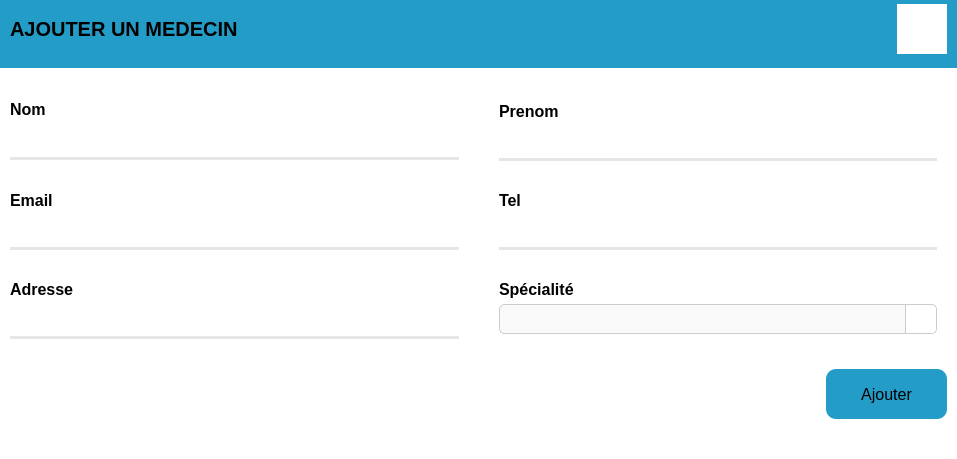
<?xml version="1.0" encoding="UTF-8"?>
<ui version="4.0">
 <class>AjouterMedecin</class>
 <widget class="QDialog" name="AjouterMedecin">
  <property name="geometry">
   <rect>
    <x>0</x>
    <y>0</y>
    <width>957</width>
    <height>459</height>
   </rect>
  </property>
  <property name="windowTitle">
   <string>Dialog</string>
  </property>
  <layout class="QHBoxLayout" name="horizontalLayout">
   <property name="spacing">
    <number>0</number>
   </property>
   <property name="leftMargin">
    <number>0</number>
   </property>
   <property name="topMargin">
    <number>0</number>
   </property>
   <property name="rightMargin">
    <number>0</number>
   </property>
   <property name="bottomMargin">
    <number>0</number>
   </property>
   <item>
    <widget class="QFrame" name="carre">
     <property name="styleSheet">
      <string notr="true">#carre{
	background-color: rgb(255, 255, 255);
}</string>
     </property>
     <property name="frameShape">
      <enum>QFrame::NoFrame</enum>
     </property>
     <property name="frameShadow">
      <enum>QFrame::Raised</enum>
     </property>
     <layout class="QVBoxLayout" name="verticalLayout_5">
      <property name="spacing">
       <number>0</number>
      </property>
      <property name="leftMargin">
       <number>0</number>
      </property>
      <property name="topMargin">
       <number>0</number>
      </property>
      <property name="rightMargin">
       <number>0</number>
      </property>
      <property name="bottomMargin">
       <number>10</number>
      </property>
      <item>
       <widget class="QFrame" name="autre">
        <property name="maximumSize">
         <size>
          <width>16777215</width>
          <height>70</height>
         </size>
        </property>
        <property name="styleSheet">
         <string notr="true">#autre{
border-bottom: 2px solid rgb(255, 255, 255);
background-color: rgb(36, 156, 200);
}</string>
        </property>
        <property name="frameShape">
         <enum>QFrame::NoFrame</enum>
        </property>
        <property name="frameShadow">
         <enum>QFrame::Raised</enum>
        </property>
        <layout class="QHBoxLayout" name="horizontalLayout_2">
         <property name="spacing">
          <number>0</number>
         </property>
         <property name="leftMargin">
          <number>10</number>
         </property>
         <property name="topMargin">
          <number>0</number>
         </property>
         <property name="rightMargin">
          <number>10</number>
         </property>
         <property name="bottomMargin">
          <number>12</number>
         </property>
         <item>
          <widget class="QLabel" name="label_3">
           <property name="font">
            <font>
             <pointsize>15</pointsize>
             <weight>75</weight>
             <bold>true</bold>
            </font>
           </property>
           <property name="styleSheet">
            <string notr="true">background-color: rgb(36, 156, 200);</string>
           </property>
           <property name="text">
            <string>AJOUTER UN MEDECIN</string>
           </property>
          </widget>
         </item>
         <item>
          <widget class="QPushButton" name="femer">
           <property name="maximumSize">
            <size>
             <width>50</width>
             <height>50</height>
            </size>
           </property>
           <property name="cursor">
            <cursorShape>PointingHandCursor</cursorShape>
           </property>
           <property name="styleSheet">
            <string notr="true">background-color: rgb(255, 255, 255);
border: none;</string>
           </property>
           <property name="text">
            <string/>
           </property>
           <property name="icon">
            <iconset resource="../MedocMedecin/icon.qrc">
             <normaloff>:/ICON/close-line.svg</normaloff>:/ICON/close-line.svg</iconset>
           </property>
           <property name="iconSize">
            <size>
             <width>36</width>
             <height>36</height>
            </size>
           </property>
          </widget>
         </item>
        </layout>
       </widget>
      </item>
      <item>
       <widget class="QFrame" name="frame_6">
        <property name="maximumSize">
         <size>
          <width>16777215</width>
          <height>279</height>
         </size>
        </property>
        <property name="styleSheet">
         <string notr="true">#frame_6{
background-color: rgb(255, 255, 255);
}

QLineEdit{
border: none;
border-bottom: 3px solid rgb(230, 230, 230);
background-color: transparent;
}</string>
        </property>
        <property name="frameShape">
         <enum>QFrame::NoFrame</enum>
        </property>
        <property name="frameShadow">
         <enum>QFrame::Raised</enum>
        </property>
        <layout class="QVBoxLayout" name="verticalLayout">
         <property name="spacing">
          <number>0</number>
         </property>
         <property name="leftMargin">
          <number>10</number>
         </property>
         <property name="topMargin">
          <number>0</number>
         </property>
         <property name="rightMargin">
          <number>10</number>
         </property>
         <property name="bottomMargin">
          <number>0</number>
         </property>
         <item>
          <widget class="QFrame" name="frame">
           <property name="frameShape">
            <enum>QFrame::NoFrame</enum>
           </property>
           <property name="frameShadow">
            <enum>QFrame::Raised</enum>
           </property>
           <layout class="QHBoxLayout" name="horizontalLayout_6">
            <property name="spacing">
             <number>0</number>
            </property>
            <property name="leftMargin">
             <number>0</number>
            </property>
            <property name="topMargin">
             <number>0</number>
            </property>
            <property name="rightMargin">
             <number>0</number>
            </property>
            <property name="bottomMargin">
             <number>0</number>
            </property>
            <item>
             <widget class="QFrame" name="frame_4">
              <property name="maximumSize">
               <size>
                <width>16777215</width>
                <height>16777215</height>
               </size>
              </property>
              <property name="frameShape">
               <enum>QFrame::NoFrame</enum>
              </property>
              <property name="frameShadow">
               <enum>QFrame::Raised</enum>
              </property>
              <layout class="QVBoxLayout" name="verticalLayout_2">
               <property name="spacing">
                <number>0</number>
               </property>
               <property name="leftMargin">
                <number>0</number>
               </property>
               <property name="topMargin">
                <number>0</number>
               </property>
               <property name="rightMargin">
                <number>20</number>
               </property>
               <property name="bottomMargin">
                <number>0</number>
               </property>
               <item>
                <widget class="QFrame" name="frame_7">
                 <property name="frameShape">
                  <enum>QFrame::NoFrame</enum>
                 </property>
                 <property name="frameShadow">
                  <enum>QFrame::Raised</enum>
                 </property>
                 <layout class="QHBoxLayout" name="horizontalLayout_3">
                  <property name="spacing">
                   <number>0</number>
                  </property>
                  <property name="leftMargin">
                   <number>0</number>
                  </property>
                  <property name="topMargin">
                   <number>30</number>
                  </property>
                  <property name="rightMargin">
                   <number>0</number>
                  </property>
                  <property name="bottomMargin">
                   <number>0</number>
                  </property>
                  <item>
                   <widget class="QLabel" name="label">
                    <property name="font">
                     <font>
                      <pointsize>12</pointsize>
                      <weight>75</weight>
                      <bold>true</bold>
                     </font>
                    </property>
                    <property name="text">
                     <string>Nom</string>
                    </property>
                   </widget>
                  </item>
                 </layout>
                </widget>
               </item>
               <item>
                <widget class="QFrame" name="frame_5">
                 <property name="frameShape">
                  <enum>QFrame::NoFrame</enum>
                 </property>
                 <property name="frameShadow">
                  <enum>QFrame::Raised</enum>
                 </property>
                 <layout class="QVBoxLayout" name="verticalLayout_3">
                  <property name="spacing">
                   <number>0</number>
                  </property>
                  <property name="leftMargin">
                   <number>0</number>
                  </property>
                  <property name="topMargin">
                   <number>0</number>
                  </property>
                  <property name="rightMargin">
                   <number>0</number>
                  </property>
                  <property name="bottomMargin">
                   <number>0</number>
                  </property>
                  <item>
                   <widget class="QLineEdit" name="L_nomM">
                    <property name="minimumSize">
                     <size>
                      <width>0</width>
                      <height>40</height>
                     </size>
                    </property>
                    <property name="font">
                     <font>
                      <pointsize>11</pointsize>
                     </font>
                    </property>
                    <property name="inputMethodHints">
                     <set>Qt::ImhNone</set>
                    </property>
                    <property name="cursorPosition">
                     <number>0</number>
                    </property>
                   </widget>
                  </item>
                 </layout>
                </widget>
               </item>
              </layout>
             </widget>
            </item>
            <item>
             <widget class="QFrame" name="frame_8">
              <property name="frameShape">
               <enum>QFrame::NoFrame</enum>
              </property>
              <property name="frameShadow">
               <enum>QFrame::Raised</enum>
              </property>
              <layout class="QVBoxLayout" name="verticalLayout_4">
               <property name="spacing">
                <number>0</number>
               </property>
               <property name="leftMargin">
                <number>20</number>
               </property>
               <property name="topMargin">
                <number>0</number>
               </property>
               <property name="rightMargin">
                <number>0</number>
               </property>
               <property name="bottomMargin">
                <number>0</number>
               </property>
               <item>
                <widget class="QFrame" name="frame_9">
                 <property name="frameShape">
                  <enum>QFrame::NoFrame</enum>
                 </property>
                 <property name="frameShadow">
                  <enum>QFrame::Raised</enum>
                 </property>
                 <layout class="QHBoxLayout" name="horizontalLayout_4">
                  <property name="spacing">
                   <number>0</number>
                  </property>
                  <property name="leftMargin">
                   <number>0</number>
                  </property>
                  <property name="topMargin">
                   <number>32</number>
                  </property>
                  <property name="rightMargin">
                   <number>0</number>
                  </property>
                  <property name="bottomMargin">
                   <number>0</number>
                  </property>
                  <item>
                   <widget class="QLabel" name="label_2">
                    <property name="font">
                     <font>
                      <pointsize>12</pointsize>
                      <weight>75</weight>
                      <bold>true</bold>
                     </font>
                    </property>
                    <property name="text">
                     <string>Prenom</string>
                    </property>
                   </widget>
                  </item>
                 </layout>
                </widget>
               </item>
               <item>
                <widget class="QFrame" name="frame_10">
                 <property name="frameShape">
                  <enum>QFrame::NoFrame</enum>
                 </property>
                 <property name="frameShadow">
                  <enum>QFrame::Raised</enum>
                 </property>
                 <layout class="QVBoxLayout" name="verticalLayout_6">
                  <property name="spacing">
                   <number>0</number>
                  </property>
                  <property name="leftMargin">
                   <number>0</number>
                  </property>
                  <property name="topMargin">
                   <number>0</number>
                  </property>
                  <property name="rightMargin">
                   <number>10</number>
                  </property>
                  <property name="bottomMargin">
                   <number>0</number>
                  </property>
                  <item>
                   <widget class="QLineEdit" name="L_prenomM">
                    <property name="minimumSize">
                     <size>
                      <width>0</width>
                      <height>40</height>
                     </size>
                    </property>
                    <property name="font">
                     <font>
                      <pointsize>11</pointsize>
                     </font>
                    </property>
                    <property name="placeholderText">
                     <string/>
                    </property>
                   </widget>
                  </item>
                 </layout>
                </widget>
               </item>
              </layout>
             </widget>
            </item>
           </layout>
          </widget>
         </item>
         <item>
          <widget class="QFrame" name="frame_2">
           <property name="frameShape">
            <enum>QFrame::NoFrame</enum>
           </property>
           <property name="frameShadow">
            <enum>QFrame::Raised</enum>
           </property>
           <layout class="QHBoxLayout" name="horizontalLayout_8">
            <property name="spacing">
             <number>0</number>
            </property>
            <property name="leftMargin">
             <number>0</number>
            </property>
            <property name="topMargin">
             <number>0</number>
            </property>
            <property name="rightMargin">
             <number>0</number>
            </property>
            <property name="bottomMargin">
             <number>0</number>
            </property>
            <item>
             <widget class="QFrame" name="frame_26">
              <property name="maximumSize">
               <size>
                <width>16777215</width>
                <height>16777215</height>
               </size>
              </property>
              <property name="frameShape">
               <enum>QFrame::NoFrame</enum>
              </property>
              <property name="frameShadow">
               <enum>QFrame::Raised</enum>
              </property>
              <layout class="QVBoxLayout" name="verticalLayout_19">
               <property name="spacing">
                <number>0</number>
               </property>
               <property name="leftMargin">
                <number>0</number>
               </property>
               <property name="topMargin">
                <number>0</number>
               </property>
               <property name="rightMargin">
                <number>20</number>
               </property>
               <property name="bottomMargin">
                <number>0</number>
               </property>
               <item>
                <widget class="QFrame" name="frame_27">
                 <property name="frameShape">
                  <enum>QFrame::NoFrame</enum>
                 </property>
                 <property name="frameShadow">
                  <enum>QFrame::Raised</enum>
                 </property>
                 <layout class="QHBoxLayout" name="horizontalLayout_12">
                  <property name="spacing">
                   <number>0</number>
                  </property>
                  <property name="leftMargin">
                   <number>0</number>
                  </property>
                  <property name="topMargin">
                   <number>30</number>
                  </property>
                  <property name="rightMargin">
                   <number>0</number>
                  </property>
                  <property name="bottomMargin">
                   <number>0</number>
                  </property>
                  <item>
                   <widget class="QLabel" name="label_10">
                    <property name="font">
                     <font>
                      <pointsize>12</pointsize>
                      <weight>75</weight>
                      <bold>true</bold>
                     </font>
                    </property>
                    <property name="text">
                     <string>Email</string>
                    </property>
                   </widget>
                  </item>
                 </layout>
                </widget>
               </item>
               <item>
                <widget class="QFrame" name="frame_28">
                 <property name="frameShape">
                  <enum>QFrame::NoFrame</enum>
                 </property>
                 <property name="frameShadow">
                  <enum>QFrame::Raised</enum>
                 </property>
                 <layout class="QVBoxLayout" name="verticalLayout_20">
                  <property name="spacing">
                   <number>0</number>
                  </property>
                  <property name="leftMargin">
                   <number>0</number>
                  </property>
                  <property name="topMargin">
                   <number>0</number>
                  </property>
                  <property name="rightMargin">
                   <number>0</number>
                  </property>
                  <property name="bottomMargin">
                   <number>0</number>
                  </property>
                  <item>
                   <widget class="QLineEdit" name="L_emailM">
                    <property name="minimumSize">
                     <size>
                      <width>0</width>
                      <height>40</height>
                     </size>
                    </property>
                    <property name="font">
                     <font>
                      <pointsize>11</pointsize>
                     </font>
                    </property>
                   </widget>
                  </item>
                 </layout>
                </widget>
               </item>
              </layout>
             </widget>
            </item>
            <item>
             <widget class="QFrame" name="frame_14">
              <property name="maximumSize">
               <size>
                <width>16777215</width>
                <height>16777215</height>
               </size>
              </property>
              <property name="frameShape">
               <enum>QFrame::NoFrame</enum>
              </property>
              <property name="frameShadow">
               <enum>QFrame::Raised</enum>
              </property>
              <layout class="QVBoxLayout" name="verticalLayout_15">
               <property name="spacing">
                <number>0</number>
               </property>
               <property name="leftMargin">
                <number>20</number>
               </property>
               <property name="topMargin">
                <number>0</number>
               </property>
               <property name="rightMargin">
                <number>0</number>
               </property>
               <property name="bottomMargin">
                <number>0</number>
               </property>
               <item>
                <widget class="QFrame" name="frame_17">
                 <property name="frameShape">
                  <enum>QFrame::NoFrame</enum>
                 </property>
                 <property name="frameShadow">
                  <enum>QFrame::Raised</enum>
                 </property>
                 <layout class="QHBoxLayout" name="horizontalLayout_10">
                  <property name="spacing">
                   <number>0</number>
                  </property>
                  <property name="leftMargin">
                   <number>0</number>
                  </property>
                  <property name="topMargin">
                   <number>30</number>
                  </property>
                  <property name="rightMargin">
                   <number>0</number>
                  </property>
                  <property name="bottomMargin">
                   <number>0</number>
                  </property>
                  <item>
                   <widget class="QLabel" name="label_8">
                    <property name="font">
                     <font>
                      <pointsize>12</pointsize>
                      <weight>75</weight>
                      <bold>true</bold>
                     </font>
                    </property>
                    <property name="text">
                     <string>Tel</string>
                    </property>
                   </widget>
                  </item>
                 </layout>
                </widget>
               </item>
               <item>
                <widget class="QFrame" name="frame_20">
                 <property name="frameShape">
                  <enum>QFrame::NoFrame</enum>
                 </property>
                 <property name="frameShadow">
                  <enum>QFrame::Raised</enum>
                 </property>
                 <layout class="QVBoxLayout" name="verticalLayout_16">
                  <property name="spacing">
                   <number>0</number>
                  </property>
                  <property name="leftMargin">
                   <number>0</number>
                  </property>
                  <property name="topMargin">
                   <number>0</number>
                  </property>
                  <property name="rightMargin">
                   <number>10</number>
                  </property>
                  <property name="bottomMargin">
                   <number>0</number>
                  </property>
                  <item>
                   <widget class="QLineEdit" name="L_telM">
                    <property name="minimumSize">
                     <size>
                      <width>0</width>
                      <height>40</height>
                     </size>
                    </property>
                    <property name="font">
                     <font>
                      <pointsize>11</pointsize>
                     </font>
                    </property>
                   </widget>
                  </item>
                 </layout>
                </widget>
               </item>
              </layout>
             </widget>
            </item>
           </layout>
          </widget>
         </item>
         <item>
          <widget class="QFrame" name="frame_3">
           <property name="frameShape">
            <enum>QFrame::NoFrame</enum>
           </property>
           <property name="frameShadow">
            <enum>QFrame::Raised</enum>
           </property>
           <layout class="QHBoxLayout" name="horizontalLayout_7">
            <property name="spacing">
             <number>0</number>
            </property>
            <property name="leftMargin">
             <number>0</number>
            </property>
            <property name="topMargin">
             <number>0</number>
            </property>
            <property name="rightMargin">
             <number>0</number>
            </property>
            <property name="bottomMargin">
             <number>0</number>
            </property>
            <item>
             <widget class="QFrame" name="frame_11">
              <property name="frameShape">
               <enum>QFrame::NoFrame</enum>
              </property>
              <property name="frameShadow">
               <enum>QFrame::Raised</enum>
              </property>
              <layout class="QVBoxLayout" name="verticalLayout_7">
               <property name="spacing">
                <number>0</number>
               </property>
               <property name="leftMargin">
                <number>0</number>
               </property>
               <property name="topMargin">
                <number>0</number>
               </property>
               <property name="rightMargin">
                <number>20</number>
               </property>
               <property name="bottomMargin">
                <number>0</number>
               </property>
               <item>
                <widget class="QFrame" name="frame_12">
                 <property name="frameShape">
                  <enum>QFrame::NoFrame</enum>
                 </property>
                 <property name="frameShadow">
                  <enum>QFrame::Raised</enum>
                 </property>
                 <layout class="QHBoxLayout" name="horizontalLayout_5">
                  <property name="spacing">
                   <number>0</number>
                  </property>
                  <property name="leftMargin">
                   <number>0</number>
                  </property>
                  <property name="topMargin">
                   <number>30</number>
                  </property>
                  <property name="rightMargin">
                   <number>0</number>
                  </property>
                  <property name="bottomMargin">
                   <number>0</number>
                  </property>
                  <item>
                   <widget class="QLabel" name="label_4">
                    <property name="font">
                     <font>
                      <pointsize>12</pointsize>
                      <weight>75</weight>
                      <bold>true</bold>
                     </font>
                    </property>
                    <property name="text">
                     <string>Adresse</string>
                    </property>
                   </widget>
                  </item>
                 </layout>
                </widget>
               </item>
               <item>
                <widget class="QFrame" name="frame_13">
                 <property name="frameShape">
                  <enum>QFrame::NoFrame</enum>
                 </property>
                 <property name="frameShadow">
                  <enum>QFrame::Raised</enum>
                 </property>
                 <layout class="QVBoxLayout" name="verticalLayout_8">
                  <property name="spacing">
                   <number>0</number>
                  </property>
                  <property name="leftMargin">
                   <number>0</number>
                  </property>
                  <property name="topMargin">
                   <number>0</number>
                  </property>
                  <property name="rightMargin">
                   <number>0</number>
                  </property>
                  <property name="bottomMargin">
                   <number>0</number>
                  </property>
                  <item>
                   <widget class="QLineEdit" name="L_adresseM">
                    <property name="minimumSize">
                     <size>
                      <width>0</width>
                      <height>40</height>
                     </size>
                    </property>
                    <property name="font">
                     <font>
                      <pointsize>11</pointsize>
                     </font>
                    </property>
                   </widget>
                  </item>
                 </layout>
                </widget>
               </item>
              </layout>
             </widget>
            </item>
            <item>
             <widget class="QFrame" name="frame_23">
              <property name="minimumSize">
               <size>
                <width>468</width>
                <height>0</height>
               </size>
              </property>
              <property name="frameShape">
               <enum>QFrame::NoFrame</enum>
              </property>
              <property name="frameShadow">
               <enum>QFrame::Raised</enum>
              </property>
              <layout class="QVBoxLayout" name="verticalLayout_17">
               <property name="spacing">
                <number>0</number>
               </property>
               <property name="leftMargin">
                <number>20</number>
               </property>
               <property name="topMargin">
                <number>0</number>
               </property>
               <property name="rightMargin">
                <number>0</number>
               </property>
               <property name="bottomMargin">
                <number>0</number>
               </property>
               <item>
                <widget class="QFrame" name="frame_24">
                 <property name="frameShape">
                  <enum>QFrame::NoFrame</enum>
                 </property>
                 <property name="frameShadow">
                  <enum>QFrame::Raised</enum>
                 </property>
                 <layout class="QHBoxLayout" name="horizontalLayout_11">
                  <property name="spacing">
                   <number>0</number>
                  </property>
                  <property name="leftMargin">
                   <number>0</number>
                  </property>
                  <property name="topMargin">
                   <number>30</number>
                  </property>
                  <property name="rightMargin">
                   <number>0</number>
                  </property>
                  <property name="bottomMargin">
                   <number>0</number>
                  </property>
                  <item>
                   <widget class="QLabel" name="label_9">
                    <property name="font">
                     <font>
                      <pointsize>12</pointsize>
                      <weight>75</weight>
                      <bold>true</bold>
                     </font>
                    </property>
                    <property name="text">
                     <string>Spécialité</string>
                    </property>
                   </widget>
                  </item>
                 </layout>
                </widget>
               </item>
               <item>
                <widget class="QFrame" name="frame_25">
                 <property name="frameShape">
                  <enum>QFrame::NoFrame</enum>
                 </property>
                 <property name="frameShadow">
                  <enum>QFrame::Raised</enum>
                 </property>
                 <layout class="QVBoxLayout" name="verticalLayout_18">
                  <property name="spacing">
                   <number>0</number>
                  </property>
                  <property name="leftMargin">
                   <number>0</number>
                  </property>
                  <property name="topMargin">
                   <number>0</number>
                  </property>
                  <property name="rightMargin">
                   <number>10</number>
                  </property>
                  <property name="bottomMargin">
                   <number>0</number>
                  </property>
                  <item>
                   <widget class="QComboBox" name="C_specialite">
                    <property name="minimumSize">
                     <size>
                      <width>0</width>
                      <height>30</height>
                     </size>
                    </property>
                    <property name="styleSheet">
                     <string notr="true">QComboBox {
    border: 1px solid #cccccc;
    border-radius: 5px;
    padding: 5px 10px;
    background-color: #f9f9f9;
    font-family: Arial, sans-serif;
    font-size: 14px;
    color: #333333;
}

QComboBox::drop-down {
    subcontrol-origin: padding;
    subcontrol-position: top right;
    width: 30px;
    border-left: 1px solid #cccccc;
    background-color: #ffffff;
    border-top-right-radius: 5px;
    border-bottom-right-radius: 5px;
}

QComboBox::down-arrow {
     /* Remplace par le chemin de ton image de flèche */
	image: url(:/ICON/Vector_down_arrow_link.svg.png);
    width: 30px;
    height: 30px;
}

QComboBox QAbstractItemView {
    border: 1px solid #cccccc;
    border-radius: 5px;
    padding: 5px;
    background-color: #ffffff;
    selection-background-color: #6da3ff;
    selection-color: #ffffff;
    font-family: Arial, sans-serif;
    font-size: 14px;
}

QComboBox::item {
    padding: 5px;
    background-color: #ffffff;
    color: #333333;
	
	font: 14pt &quot;MS Shell Dlg 2&quot;;
}

QComboBox::item:selected {
    background-color: #6da3ff;
    color: #ffffff;
}
</string>
                    </property>
                   </widget>
                  </item>
                 </layout>
                </widget>
               </item>
              </layout>
             </widget>
            </item>
           </layout>
          </widget>
         </item>
        </layout>
       </widget>
      </item>
      <item>
       <widget class="QFrame" name="frame_15">
        <property name="frameShape">
         <enum>QFrame::NoFrame</enum>
        </property>
        <property name="frameShadow">
         <enum>QFrame::Raised</enum>
        </property>
        <layout class="QHBoxLayout" name="horizontalLayout_13">
         <property name="spacing">
          <number>0</number>
         </property>
         <property name="leftMargin">
          <number>0</number>
         </property>
         <property name="topMargin">
          <number>0</number>
         </property>
         <property name="rightMargin">
          <number>0</number>
         </property>
         <property name="bottomMargin">
          <number>0</number>
         </property>
         <item>
          <spacer name="horizontalSpacer">
           <property name="orientation">
            <enum>Qt::Horizontal</enum>
           </property>
           <property name="sizeHint" stdset="0">
            <size>
             <width>823</width>
             <height>20</height>
            </size>
           </property>
          </spacer>
         </item>
         <item>
          <widget class="QFrame" name="frame_16">
           <property name="cursor">
            <cursorShape>ArrowCursor</cursorShape>
           </property>
           <property name="frameShape">
            <enum>QFrame::NoFrame</enum>
           </property>
           <property name="frameShadow">
            <enum>QFrame::Raised</enum>
           </property>
           <layout class="QHBoxLayout" name="horizontalLayout_9">
            <property name="spacing">
             <number>0</number>
            </property>
            <property name="leftMargin">
             <number>0</number>
            </property>
            <property name="topMargin">
             <number>0</number>
            </property>
            <property name="rightMargin">
             <number>10</number>
            </property>
            <property name="bottomMargin">
             <number>0</number>
            </property>
            <item>
             <widget class="QPushButton" name="btnAjoutMedecin">
              <property name="minimumSize">
               <size>
                <width>121</width>
                <height>50</height>
               </size>
              </property>
              <property name="font">
               <font>
                <pointsize>12</pointsize>
               </font>
              </property>
              <property name="styleSheet">
               <string notr="true">background-color: rgb(36, 156, 200);
color: rgb(0, 0, 0);
border: none;
border-radius: 10px;</string>
              </property>
              <property name="text">
               <string>Ajouter</string>
              </property>
              <property name="icon">
               <iconset resource="../MedocMedecin/icon.qrc">
                <normaloff>:/ICON/plus.svg</normaloff>:/ICON/plus.svg</iconset>
              </property>
              <property name="iconSize">
               <size>
                <width>24</width>
                <height>24</height>
               </size>
              </property>
             </widget>
            </item>
           </layout>
          </widget>
         </item>
        </layout>
       </widget>
      </item>
     </layout>
    </widget>
   </item>
  </layout>
 </widget>
 <resources/>
 <connections/>
</ui>
